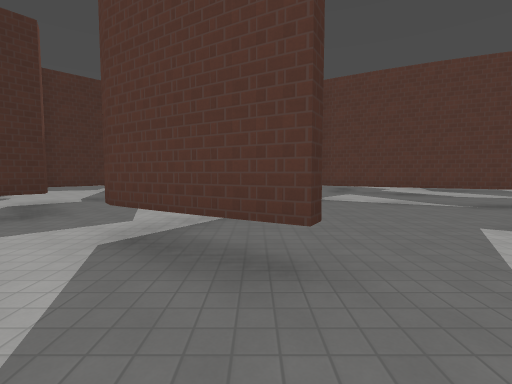
view 1 (above)

17 first-person views from a walk through a Godot game level. The camera is 1.5 m above the floor, tilts 4° down and sees 85° across. The floor is counted in squares, 2 m on a side. Each view is taken from the middle of a square. On the plan, view 1 faces up. The plan holds only what a view shows up to about 10 squares ahead; the rest is blank. The place goes on beyond the plan. Characters and animated objects are left out. Surface patterns are stand-ins for the level's own textures.

view 2
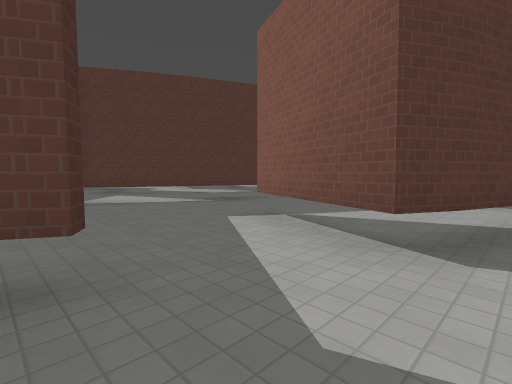

view 3
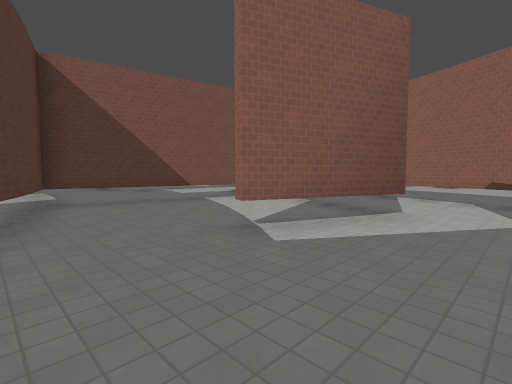

view 4
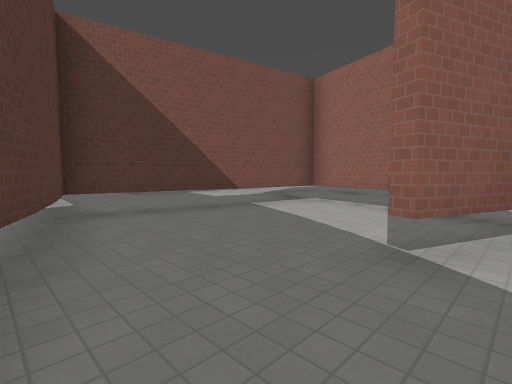

view 5
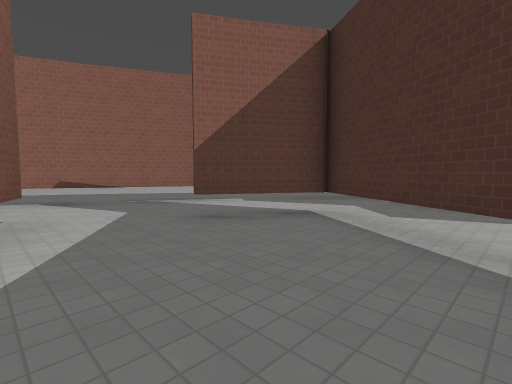

view 6
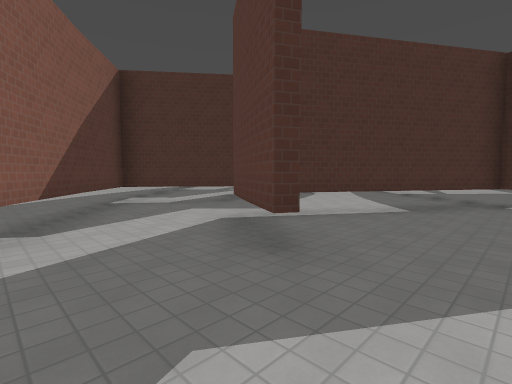

view 7
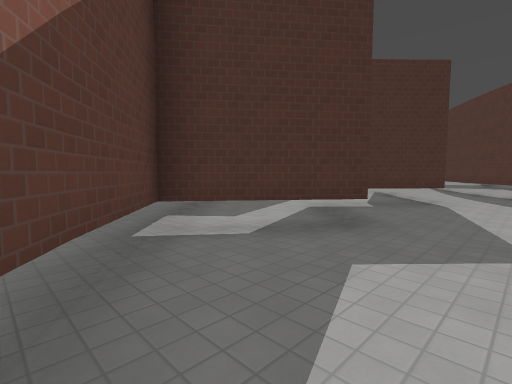

view 8
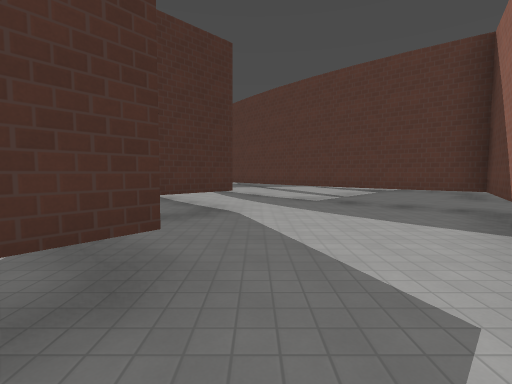

view 9
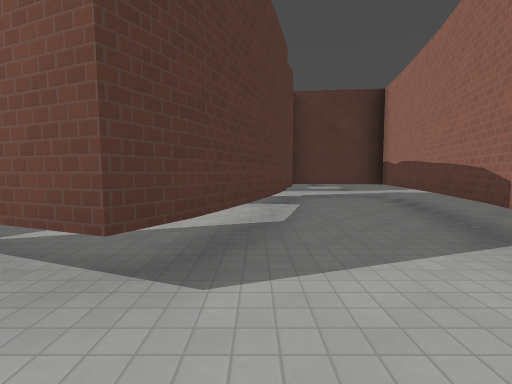

view 10
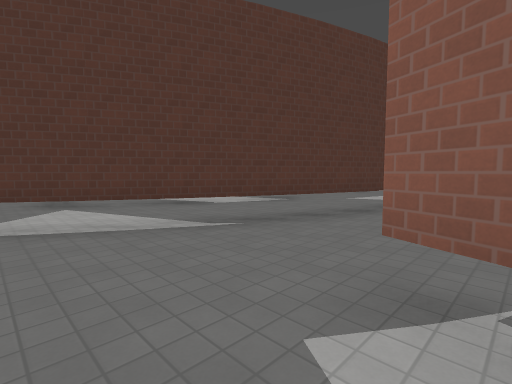

view 11
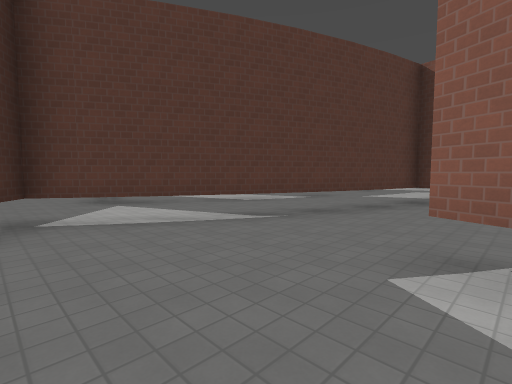

view 12
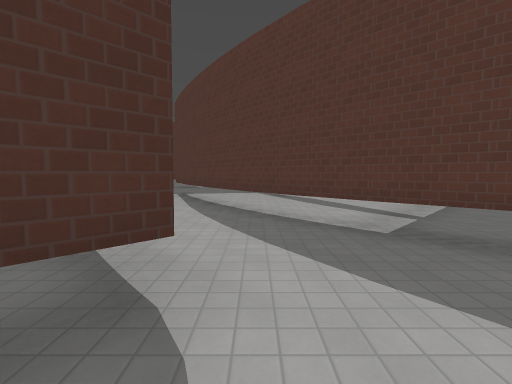

view 13
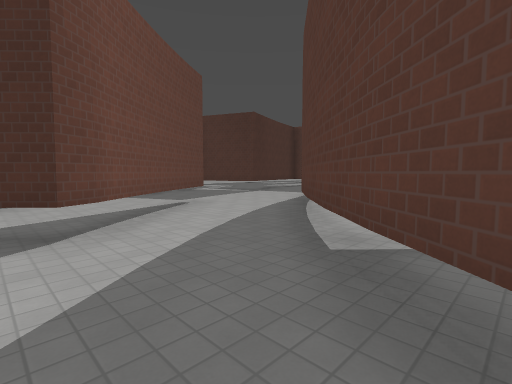

view 14
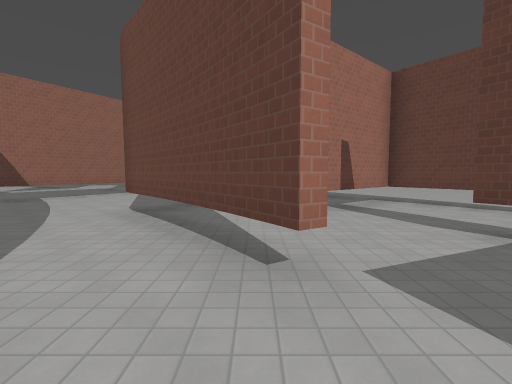

view 15
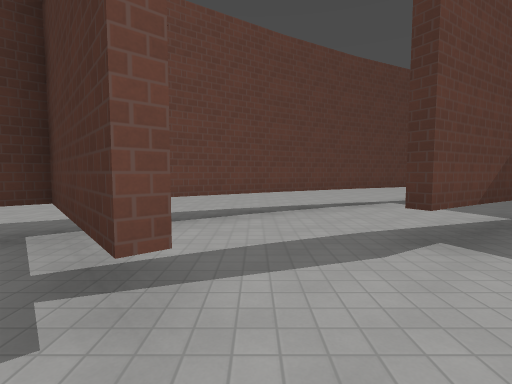

view 16
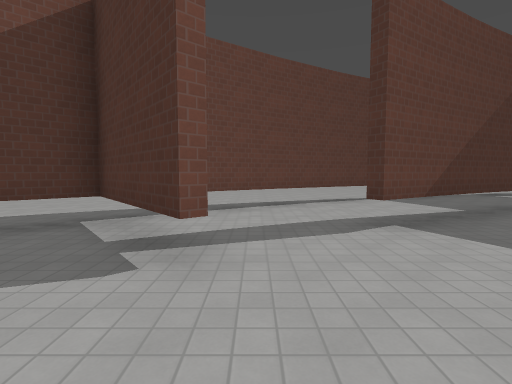

view 17
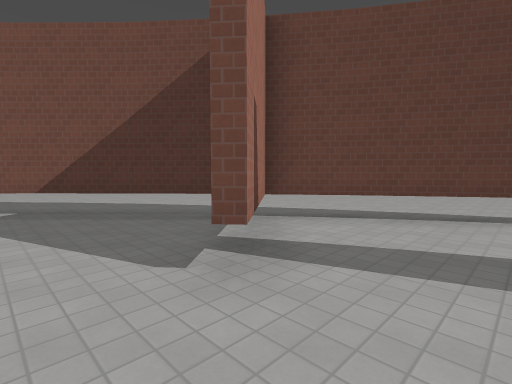

### Floor plan
Key: @ floor where view 1 was taken; # wall or solid block; . floor; T thing the floor can be seen under or through.
Columns run from 15 left of view 1 to 14 right of it. Each row starts with its distance up from view 1.
 14   ...# ...##...
 13   T..#.....##..  ..
 12 ..T..##..T..#T  ...
 11 .. T..#..TT..TT...   .
 10 ...T......TT..TT...  ..
  9 ... T......T...TT...
  8 ....TT.T..TT....TT....   ..
  7 .....TTT..T....TTTTT........
  6 ......T... ....T...TTTT.....
  5  ..... T.. T..TT......TTT
  4   ..... T.TT..T........T......
  3   ...... TT...T...#....T......
  2     ......TT..TT..#....T....
  1     .......TT.....#....T....
  0      .......TTT@..####.T...
 -1       ...  ...TTT....#####.
 -2        ..   ....TTT......#.
 -3              .....TTTT...#.
 -4               ....... TTTT.
 -5                .....  .....
 -6                 ...    ....

Where each view was taken, in squares from view 1:
view 1: 0 up, 0 right, facing up
view 2: 0 up, 0 right, facing up-right
view 3: 6 up, 1 right, facing down-right
view 4: 6 up, 3 right, facing down-right
view 5: 6 up, 3 right, facing down-left
view 6: 0 up, 2 right, facing up-left
view 7: 1 up, 2 left, facing up-left
view 8: 3 up, 3 left, facing up
view 9: 0 up, 1 right, facing right
view 10: 3 up, 2 right, facing up-right
view 11: 3 up, 1 right, facing up-right
view 12: 7 up, 3 left, facing up
view 13: 8 up, 0 right, facing up-left
view 14: 14 up, 6 left, facing down
view 15: 9 up, 6 left, facing left
view 16: 9 up, 5 left, facing left
view 17: 10 up, 6 left, facing down-left
